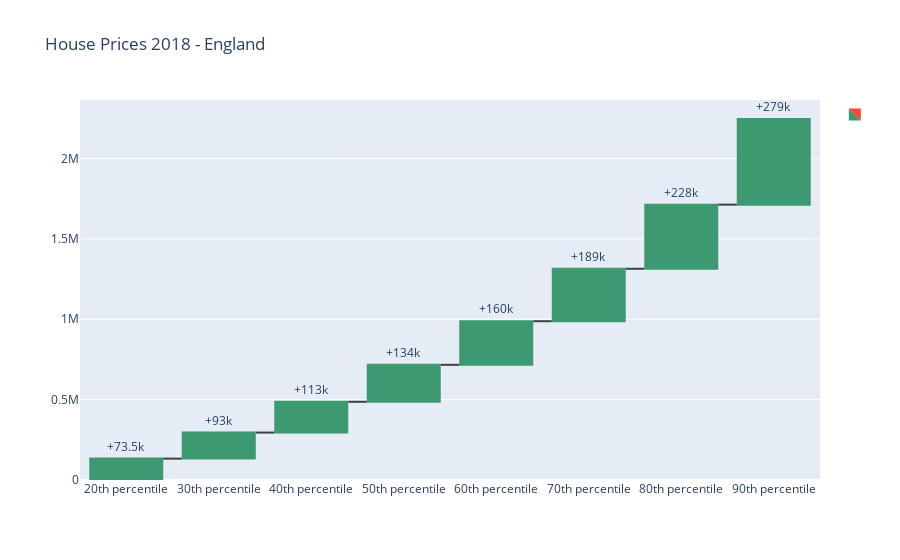

Notebook code for this chart:
### Code cell
fig = go.Figure(go.Waterfall(
    name = "", orientation = "v",
    measure = ["relative", "relative", "relative", "relative", "relative", "relative", 'relative', 'relative'],
    x = df_england['House price decile'],
    textposition = "outside",
    text = ["+73.5k", "+93k", "+113k", "+134k", "+160k", "+189k", '+228k', '+279k', '+372k'],
    y = df_england.house_price,

    connector = {"line":{"color":"rgb(63, 63, 63)"}},
))


fig.update_layout(
        title = "House Prices 2018 - England",
        showlegend = True
)

fig.show()

### Figure 1 — Plotly figure (JSON) as saved in the notebook; plotly's stock layout.template omitted (floating-point values rounded to 4 significant figures)
{"data": [{"connector": {"line": {"color": "rgb(63, 63, 63)"}}, "measure": ["relative", "relative", "relative", "relative", "relative", "relative", "relative", "relative"], "name": "", "orientation": "v", "text": ["+73.5k", "+93k", "+113k", "+134k", "+160k", "+189k", "+228k", "+279k", "+372k"], "textposition": "outside", "type": "waterfall", "x": ["20th percentile", "30th percentile", "40th percentile", "50th percentile", "60th percentile", "70th percentile", "80th percentile", "90th percentile"], "y": [133000.0, 161900, 191600.0, 229700.0, 271300, 326200.0, 398800, 532500.0]}], "layout": {"showlegend": true, "title": {"text": "House Prices 2018 - England"}}}
